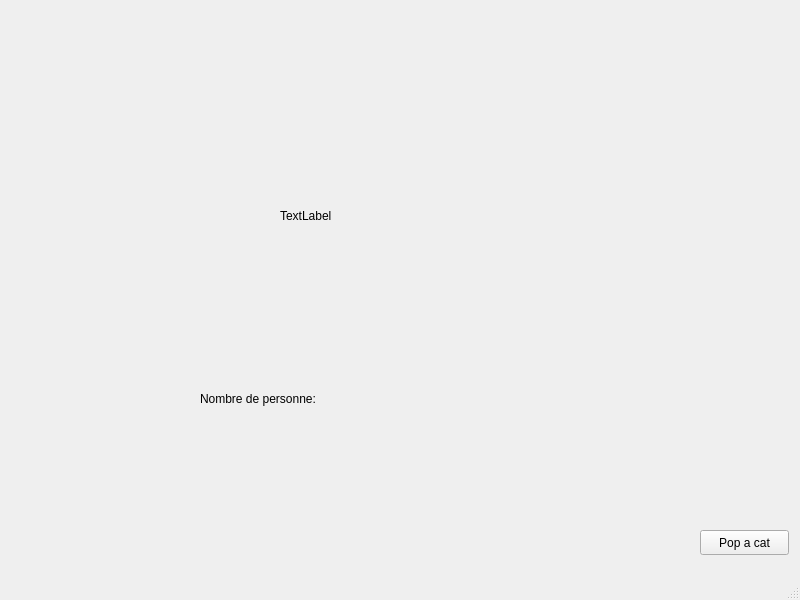
<?xml version="1.0" encoding="UTF-8"?>
<ui version="4.0">
 <class>UselessWindow</class>
 <widget class="QMainWindow" name="UselessWindow">
  <property name="geometry">
   <rect>
    <x>0</x>
    <y>0</y>
    <width>800</width>
    <height>600</height>
   </rect>
  </property>
  <property name="windowTitle">
   <string>MainWindow</string>
  </property>
  <widget class="QWidget" name="centralwidget">
   <widget class="QPushButton" name="catButton">
    <property name="geometry">
     <rect>
      <x>700</x>
      <y>530</y>
      <width>89</width>
      <height>25</height>
     </rect>
    </property>
    <property name="text">
     <string>Pop a cat</string>
    </property>
   </widget>
   <widget class="QLabel" name="label">
    <property name="geometry">
     <rect>
      <x>200</x>
      <y>390</y>
      <width>271</width>
      <height>17</height>
     </rect>
    </property>
    <property name="text">
     <string>Nombre de personne: </string>
    </property>
   </widget>
   <widget class="QLabel" name="label_2">
    <property name="geometry">
     <rect>
      <x>280</x>
      <y>140</y>
      <width>241</width>
      <height>151</height>
     </rect>
    </property>
    <property name="text">
     <string>TextLabel</string>
    </property>
   </widget>
  </widget>
  <widget class="QMenuBar" name="menubar">
   <property name="geometry">
    <rect>
     <x>0</x>
     <y>0</y>
     <width>800</width>
     <height>22</height>
    </rect>
   </property>
  </widget>
  <widget class="QStatusBar" name="statusbar"/>
 </widget>
 <resources/>
 <connections/>
</ui>
